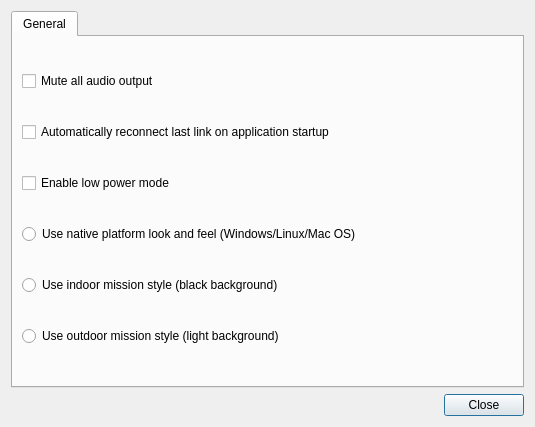
<?xml version="1.0" encoding="UTF-8"?>
<ui version="4.0">
 <class>QGCSettingsWidget</class>
 <widget class="QDialog" name="QGCSettingsWidget">
  <property name="geometry">
   <rect>
    <x>0</x>
    <y>0</y>
    <width>535</width>
    <height>427</height>
   </rect>
  </property>
  <property name="windowTitle">
   <string>Dialog</string>
  </property>
  <layout class="QVBoxLayout" name="verticalLayout">
   <item>
    <widget class="QTabWidget" name="tabWidget">
     <widget class="QWidget" name="general">
      <attribute name="title">
       <string>General</string>
      </attribute>
      <attribute name="toolTip">
       <string>General Settings</string>
      </attribute>
      <layout class="QGridLayout" name="generalPaneGridLayout">
       <item row="0" column="0">
        <widget class="QCheckBox" name="audioMuteCheckBox">
         <property name="text">
          <string>Mute all audio output</string>
         </property>
         <property name="icon">
          <iconset resource="../../mavground.qrc">
           <normaloff>:/images/status/audio-volume-muted.svg</normaloff>:/images/status/audio-volume-muted.svg</iconset>
         </property>
        </widget>
       </item>
       <item row="1" column="0">
        <widget class="QCheckBox" name="reconnectCheckBox">
         <property name="text">
          <string>Automatically reconnect last link on application startup</string>
         </property>
         <property name="icon">
          <iconset resource="../../mavground.qrc">
           <normaloff>:/images/devices/network-wireless.svg</normaloff>:/images/devices/network-wireless.svg</iconset>
         </property>
        </widget>
       </item>
       <item row="3" column="0">
        <widget class="QRadioButton" name="nativeStyle">
         <property name="text">
          <string>Use native platform look and feel (Windows/Linux/Mac OS)</string>
         </property>
         <property name="autoExclusive">
          <bool>true</bool>
         </property>
        </widget>
       </item>
       <item row="4" column="0">
        <widget class="QRadioButton" name="indoorStyle">
         <property name="text">
          <string>Use indoor mission style (black background)</string>
         </property>
        </widget>
       </item>
       <item row="5" column="0">
        <widget class="QRadioButton" name="outdoorStyle">
         <property name="text">
          <string>Use outdoor mission style (light background)</string>
         </property>
        </widget>
       </item>
       <item row="2" column="0">
        <widget class="QCheckBox" name="lowPowerCheckBox">
         <property name="toolTip">
          <string>Lowers all update rates to save battery power</string>
         </property>
         <property name="text">
          <string>Enable low power mode</string>
         </property>
        </widget>
       </item>
      </layout>
     </widget>
    </widget>
   </item>
   <item>
    <widget class="QDialogButtonBox" name="buttonBox">
     <property name="orientation">
      <enum>Qt::Horizontal</enum>
     </property>
     <property name="standardButtons">
      <set>QDialogButtonBox::Close</set>
     </property>
    </widget>
   </item>
  </layout>
 </widget>
 <resources>
  <include location="../../mavground.qrc"/>
 </resources>
 <connections>
  <connection>
   <sender>buttonBox</sender>
   <signal>accepted()</signal>
   <receiver>QGCSettingsWidget</receiver>
   <slot>accept()</slot>
   <hints>
    <hint type="sourcelabel">
     <x>248</x>
     <y>254</y>
    </hint>
    <hint type="destinationlabel">
     <x>157</x>
     <y>274</y>
    </hint>
   </hints>
  </connection>
  <connection>
   <sender>buttonBox</sender>
   <signal>rejected()</signal>
   <receiver>QGCSettingsWidget</receiver>
   <slot>reject()</slot>
   <hints>
    <hint type="sourcelabel">
     <x>316</x>
     <y>260</y>
    </hint>
    <hint type="destinationlabel">
     <x>286</x>
     <y>274</y>
    </hint>
   </hints>
  </connection>
 </connections>
</ui>
